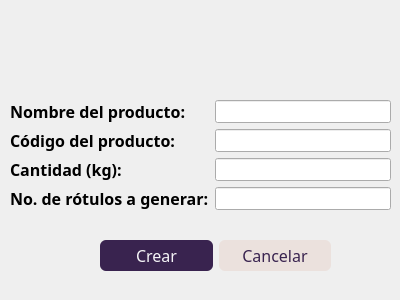
<?xml version="1.0" encoding="UTF-8"?>
<ui version="4.0">
 <class>windowCreate</class>
 <widget class="QDialog" name="windowCreate">
  <property name="geometry">
   <rect>
    <x>0</x>
    <y>0</y>
    <width>400</width>
    <height>300</height>
   </rect>
  </property>
  <property name="sizePolicy">
   <sizepolicy hsizetype="Fixed" vsizetype="Fixed">
    <horstretch>0</horstretch>
    <verstretch>0</verstretch>
   </sizepolicy>
  </property>
  <property name="minimumSize">
   <size>
    <width>400</width>
    <height>300</height>
   </size>
  </property>
  <property name="maximumSize">
   <size>
    <width>400</width>
    <height>300</height>
   </size>
  </property>
  <property name="font">
   <font>
    <pointsize>10</pointsize>
   </font>
  </property>
  <property name="windowTitle">
   <string>Crear producto</string>
  </property>
  <widget class="QLabel" name="label_4">
   <property name="geometry">
    <rect>
     <x>110</x>
     <y>20</y>
     <width>171</width>
     <height>61</height>
    </rect>
   </property>
   <property name="text">
    <string/>
   </property>
   <property name="pixmap">
    <pixmap>../../media/logo-byspro.png</pixmap>
   </property>
   <property name="scaledContents">
    <bool>true</bool>
   </property>
  </widget>
  <widget class="QWidget" name="">
   <property name="geometry">
    <rect>
     <x>10</x>
     <y>100</y>
     <width>381</width>
     <height>112</height>
    </rect>
   </property>
   <layout class="QFormLayout" name="formLayout">
    <item row="0" column="0">
     <widget class="QLabel" name="label_3">
      <property name="font">
       <font>
        <family>Arial Rounded MT</family>
        <pointsize>12</pointsize>
        <bold>true</bold>
       </font>
      </property>
      <property name="text">
       <string>Nombre del producto:</string>
      </property>
     </widget>
    </item>
    <item row="0" column="1">
     <widget class="QLineEdit" name="inputNameProduct">
      <property name="enabled">
       <bool>true</bool>
      </property>
      <property name="sizePolicy">
       <sizepolicy hsizetype="Ignored" vsizetype="Fixed">
        <horstretch>0</horstretch>
        <verstretch>0</verstretch>
       </sizepolicy>
      </property>
      <property name="minimumSize">
       <size>
        <width>100</width>
        <height>0</height>
       </size>
      </property>
     </widget>
    </item>
    <item row="1" column="0">
     <widget class="QLabel" name="label">
      <property name="font">
       <font>
        <family>Arial Rounded MT</family>
        <pointsize>12</pointsize>
        <bold>true</bold>
       </font>
      </property>
      <property name="text">
       <string>Código del producto:</string>
      </property>
     </widget>
    </item>
    <item row="1" column="1">
     <widget class="QLineEdit" name="inputCodeProduct"/>
    </item>
    <item row="2" column="0">
     <widget class="QLabel" name="label_2">
      <property name="font">
       <font>
        <family>Arial Rounded MT</family>
        <pointsize>12</pointsize>
        <bold>true</bold>
       </font>
      </property>
      <property name="text">
       <string>Cantidad (kg):</string>
      </property>
     </widget>
    </item>
    <item row="2" column="1">
     <widget class="QLineEdit" name="inputKg"/>
    </item>
    <item row="3" column="0">
     <widget class="QLabel" name="label_5">
      <property name="font">
       <font>
        <family>Arial Rounded MT</family>
        <pointsize>12</pointsize>
        <bold>true</bold>
       </font>
      </property>
      <property name="text">
       <string>No. de rótulos a generar:</string>
      </property>
     </widget>
    </item>
    <item row="3" column="1">
     <widget class="QLineEdit" name="inputNumRots"/>
    </item>
   </layout>
  </widget>
  <widget class="QWidget" name="">
   <property name="geometry">
    <rect>
     <x>100</x>
     <y>240</y>
     <width>231</width>
     <height>31</height>
    </rect>
   </property>
   <layout class="QHBoxLayout" name="horizontalLayout">
    <item>
     <widget class="QPushButton" name="buttonCreate">
      <property name="sizePolicy">
       <sizepolicy hsizetype="Minimum" vsizetype="Minimum">
        <horstretch>0</horstretch>
        <verstretch>0</verstretch>
       </sizepolicy>
      </property>
      <property name="font">
       <font>
        <family>Arial Rounded MT</family>
        <pointsize>12</pointsize>
       </font>
      </property>
      <property name="cursor">
       <cursorShape>PointingHandCursor</cursorShape>
      </property>
      <property name="styleSheet">
       <string notr="true">background-color: #39234f ;
color: #f5f4f7;
border-radius: 6px;
border: none;
</string>
      </property>
      <property name="text">
       <string>Crear</string>
      </property>
     </widget>
    </item>
    <item>
     <widget class="QPushButton" name="buttonCancel">
      <property name="sizePolicy">
       <sizepolicy hsizetype="Minimum" vsizetype="Minimum">
        <horstretch>0</horstretch>
        <verstretch>0</verstretch>
       </sizepolicy>
      </property>
      <property name="font">
       <font>
        <family>Arial Rounded MT</family>
        <pointsize>12</pointsize>
       </font>
      </property>
      <property name="cursor">
       <cursorShape>PointingHandCursor</cursorShape>
      </property>
      <property name="styleSheet">
       <string notr="true">background-color: #ebe1dd;
color: #39234f ;
border-radius: 6px;
border: none;
</string>
      </property>
      <property name="text">
       <string>Cancelar</string>
      </property>
     </widget>
    </item>
   </layout>
  </widget>
 </widget>
 <resources/>
 <connections/>
</ui>
